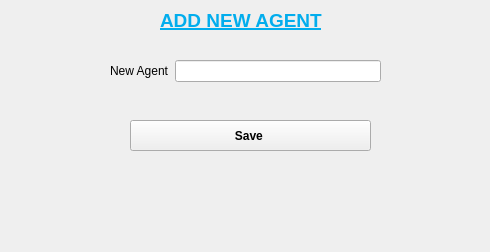
<?xml version="1.0" encoding="UTF-8"?>
<ui version="4.0">
 <class>Form</class>
 <widget class="QWidget" name="Form">
  <property name="geometry">
   <rect>
    <x>0</x>
    <y>0</y>
    <width>490</width>
    <height>252</height>
   </rect>
  </property>
  <property name="windowTitle">
   <string>Form</string>
  </property>
  <widget class="QLabel" name="lb_ADDNEWAGENT">
   <property name="geometry">
    <rect>
     <x>160</x>
     <y>10</y>
     <width>171</width>
     <height>21</height>
    </rect>
   </property>
   <property name="font">
    <font>
     <pointsize>14</pointsize>
     <weight>75</weight>
     <bold>true</bold>
     <underline>true</underline>
    </font>
   </property>
   <property name="styleSheet">
    <string notr="true">color: rgb(2, 173, 237);</string>
   </property>
   <property name="text">
    <string>ADD NEW AGENT</string>
   </property>
  </widget>
  <widget class="QPushButton" name="save">
   <property name="geometry">
    <rect>
     <x>130</x>
     <y>120</y>
     <width>241</width>
     <height>31</height>
    </rect>
   </property>
   <property name="font">
    <font>
     <weight>75</weight>
     <bold>true</bold>
    </font>
   </property>
   <property name="text">
    <string>Save </string>
   </property>
  </widget>
  <widget class="QWidget" name="">
   <property name="geometry">
    <rect>
     <x>110</x>
     <y>60</y>
     <width>271</width>
     <height>22</height>
    </rect>
   </property>
   <layout class="QHBoxLayout" name="horizontalLayout">
    <item>
     <widget class="QLabel" name="lb_newagent">
      <property name="text">
       <string>New Agent</string>
      </property>
     </widget>
    </item>
    <item>
     <widget class="QLineEdit" name="lineEdit_agent">
      <property name="font">
       <font>
        <weight>50</weight>
        <bold>false</bold>
       </font>
      </property>
     </widget>
    </item>
   </layout>
  </widget>
 </widget>
 <resources/>
 <connections/>
</ui>
